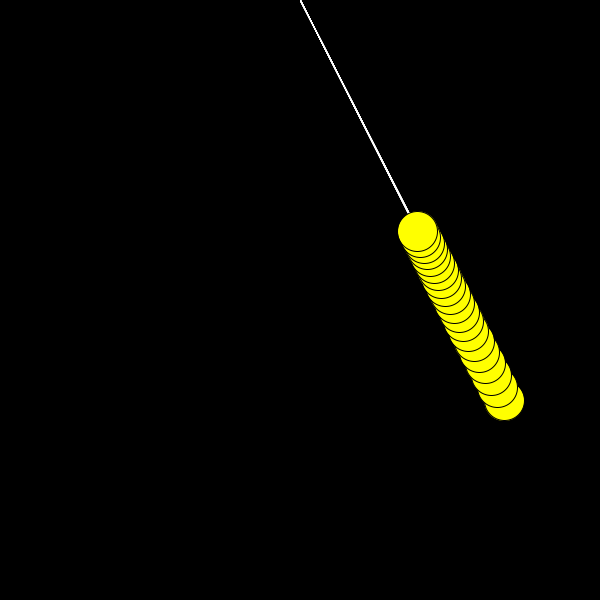
Frame 1 (no input)
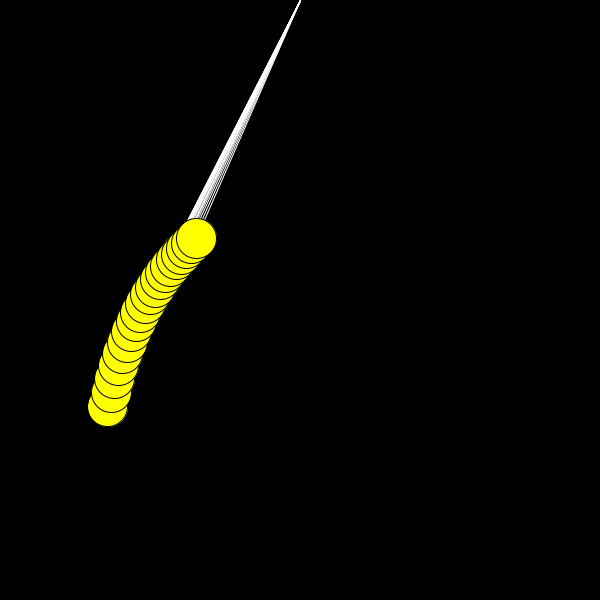
Frame 60 (the mouse pressed at the canvas centre just before this capture)
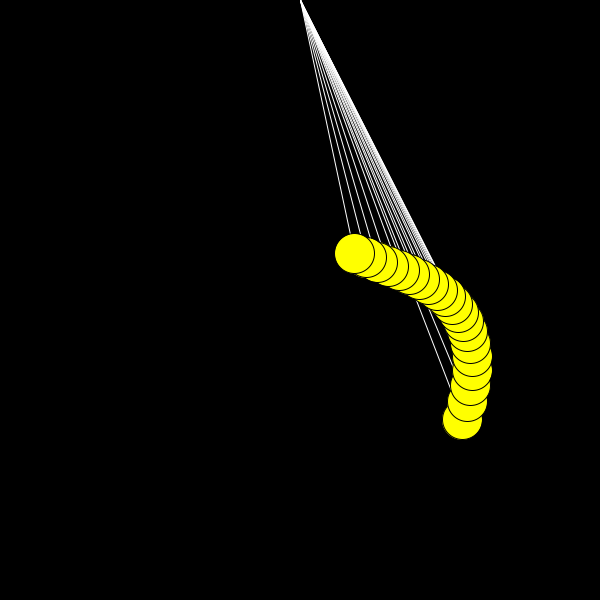
Frame 120 (the mouse held since frame 60 and released just before this capture)

The Processing sketch that drew these frames (run headless with seeded random() and noise(); from frame 60 on, the mouse is pressed at the canvas centre):

// Processing sketch: processing_148784
// ── processing_148784.pde

Pendulum[] p;
float time = 0.0;

// How many pendulums do you want?
int pendulumCount = 20;

// The time it takes for everything to be lined up again
// depends on the sync factor.  
// Setting this value higher will make it take longer
float syncFactor = 60.0;

void setup() {
  size(600, 600);
  stroke(255);
  strokeWeight(1);
  p = new Pendulum[pendulumCount];
  float lengthInit = 450; // The length of the longest string

  for (int i = 0; i < p.length; i++) {
    float ratio =  syncFactor / (syncFactor + i);
    p[i] = new Pendulum(300, 0, ratio * ratio * lengthInit, .15*PI);
  }
}

void draw() {
  background(0);

  for (Pendulum pend : p)
    pend.drawIt(time);
  time += 1;
}

public class Pendulum {
  float gravity = 1;
  float stringLength;
  float thetaInit;
  float x;
  float y;

  public Pendulum(float x, float y, float stringLength, float thetaInit) {
    this.x = x;
    this.y = y;
    this.stringLength = stringLength;
    this.thetaInit = thetaInit;
  }

  public void drawIt(float time) {
    float theta = thetaInit*cos(sqrt(gravity/stringLength)*time);
    float bottomX = x + stringLength * sin(theta);
    float bottomY = y + stringLength * cos(theta);
    
    line(x, y, bottomX, bottomY);
    fill(255, 255, 0);
    stroke(0);
    ellipse(bottomX, bottomY, 40, 40);
    stroke(255);
  }
}
